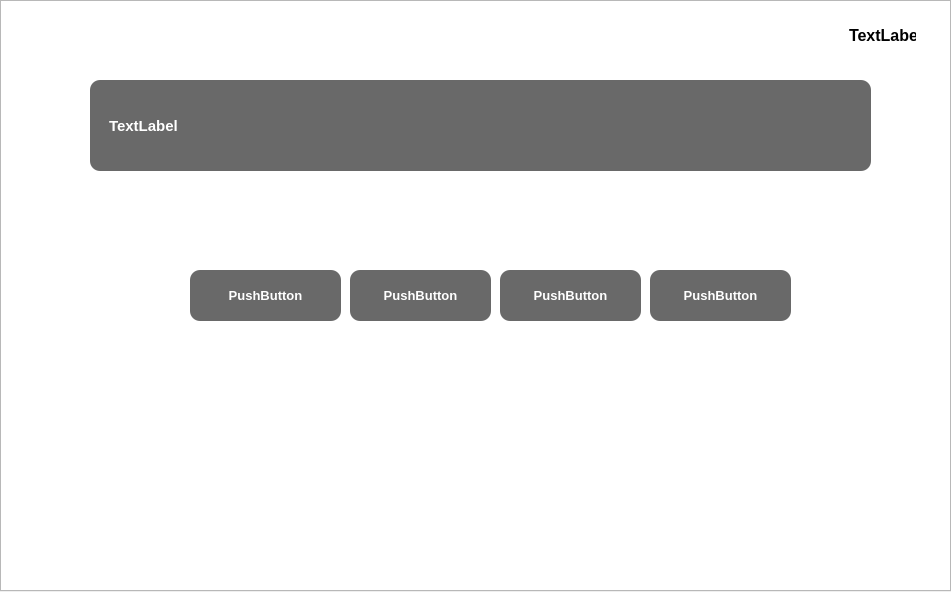
<?xml version="1.0" encoding="UTF-8"?>
<ui version="4.0">
 <class>EscenaCiencia</class>
 <widget class="QDialog" name="EscenaCiencia">
  <property name="geometry">
   <rect>
    <x>0</x>
    <y>0</y>
    <width>951</width>
    <height>592</height>
   </rect>
  </property>
  <property name="windowTitle">
   <string>Dialog</string>
  </property>
  <widget class="QGraphicsView" name="graphicsViewCiencia">
   <property name="geometry">
    <rect>
     <x>0</x>
     <y>0</y>
     <width>951</width>
     <height>591</height>
    </rect>
   </property>
  </widget>
  <widget class="QLabel" name="lbPregunta">
   <property name="geometry">
    <rect>
     <x>90</x>
     <y>80</y>
     <width>781</width>
     <height>91</height>
    </rect>
   </property>
   <property name="styleSheet">
    <string notr="true">QLabel {
    background-color: rgba(0, 0, 0, 150); /* fondo negro translúcido */
    color: white;                         /* texto blanco */
    font-family: &quot;Segoe UI&quot;;              /* tipo de fuente */
    font-size: 11pt;                      /* tamaño de texto */
    font-weight: bold;                    /* texto más marcado */
    border-radius: 10px;                  /* bordes suaves */
    padding: 8px 15px;                    /* espacio interno */
    qproperty-alignment: 'AlignCenter';   /* centra el texto */
}
</string>
   </property>
   <property name="text">
    <string>TextLabel</string>
   </property>
  </widget>
  <widget class="QPushButton" name="bnOpcionC">
   <property name="geometry">
    <rect>
     <x>500</x>
     <y>270</y>
     <width>141</width>
     <height>51</height>
    </rect>
   </property>
   <property name="styleSheet">
    <string notr="true">QPushButton{
    background-color: rgba(0, 0, 0, 150); /* fondo negro translúcido */
    color: white;                         /* texto blanco */
    font-family: &quot;Segoe UI&quot;;              /* tipo de fuente */
    font-size: 10pt;    
  font-weight: bold;                     /* tamaño de texto */
    border-radius: 10px;                  /* bordes suaves */
    padding: 8px 15px;                    /* espacio interno */
    qproperty-alignment: 'AlignCenter';   /* centra el texto */
}
</string>
   </property>
   <property name="text">
    <string>PushButton</string>
   </property>
  </widget>
  <widget class="QPushButton" name="bnOpcionB">
   <property name="geometry">
    <rect>
     <x>350</x>
     <y>270</y>
     <width>141</width>
     <height>51</height>
    </rect>
   </property>
   <property name="styleSheet">
    <string notr="true">QPushButton{
    background-color: rgba(0, 0, 0, 150); /* fondo negro translúcido */
    color: white;                         /* texto blanco */
    font-family: &quot;Segoe UI&quot;;              /* tipo de fuente */
    font-size: 10pt;    
  font-weight: bold;                    /* tamaño de texto */
    border-radius: 10px;                  /* bordes suaves */
    padding: 8px 15px;                    /* espacio interno */
    qproperty-alignment: 'AlignCenter';   /* centra el texto */
}
</string>
   </property>
   <property name="text">
    <string>PushButton</string>
   </property>
  </widget>
  <widget class="QPushButton" name="bnOpcionD">
   <property name="geometry">
    <rect>
     <x>650</x>
     <y>270</y>
     <width>141</width>
     <height>51</height>
    </rect>
   </property>
   <property name="styleSheet">
    <string notr="true">QPushButton{
    background-color: rgba(0, 0, 0, 150); /* fondo negro translúcido */
    color: white;                         /* texto blanco */
    font-family: &quot;Segoe UI&quot;;              /* tipo de fuente */
    font-size: 10pt;      
  font-weight: bold;                   /* tamaño de texto */
    border-radius: 10px;                  /* bordes suaves */
    padding: 8px 15px;                    /* espacio interno */
    qproperty-alignment: 'AlignCenter';   /* centra el texto */
}
</string>
   </property>
   <property name="text">
    <string>PushButton</string>
   </property>
  </widget>
  <widget class="QPushButton" name="bnOpcionA">
   <property name="geometry">
    <rect>
     <x>190</x>
     <y>270</y>
     <width>151</width>
     <height>51</height>
    </rect>
   </property>
   <property name="styleSheet">
    <string notr="true">QPushButton{
    background-color: rgba(0, 0, 0, 150); /* fondo negro translúcido */
    color: white;                         /* texto blanco */
    font-family: &quot;Segoe UI&quot;;              /* tipo de fuente */
    font-size: 10pt;     
  font-weight: bold;                    /* tamaño de texto */
    border-radius: 10px;                  /* bordes suaves */
    padding: 8px 15px;                    /* espacio interno */
    qproperty-alignment: 'AlignCenter';   /* centra el texto */
}
</string>
   </property>
   <property name="text">
    <string>PushButton</string>
   </property>
  </widget>
  <widget class="QLabel" name="lbCantidad">
   <property name="geometry">
    <rect>
     <x>830</x>
     <y>10</y>
     <width>101</width>
     <height>51</height>
    </rect>
   </property>
   <property name="styleSheet">
    <string notr="true">QLabel {
    background-color: rgba(255, 255, 255, 180);  /* fondo blanco semi-transparente */
    color: black;                                /* texto negro */
    font-family: &quot;Segoe UI&quot;;                     /* tipo de fuente */
    font-size: 12pt;                             /* tamaño de texto */
    font-weight: bold;                           /* texto más marcado */
    border-radius: 10px;                         /* bordes redondeados */
    padding: 8px 15px;                           /* espacio interno */
    qproperty-alignment: 'AlignCenter';          /* centra el texto */
}

</string>
   </property>
   <property name="text">
    <string>TextLabel</string>
   </property>
  </widget>
 </widget>
 <resources/>
 <connections/>
</ui>
